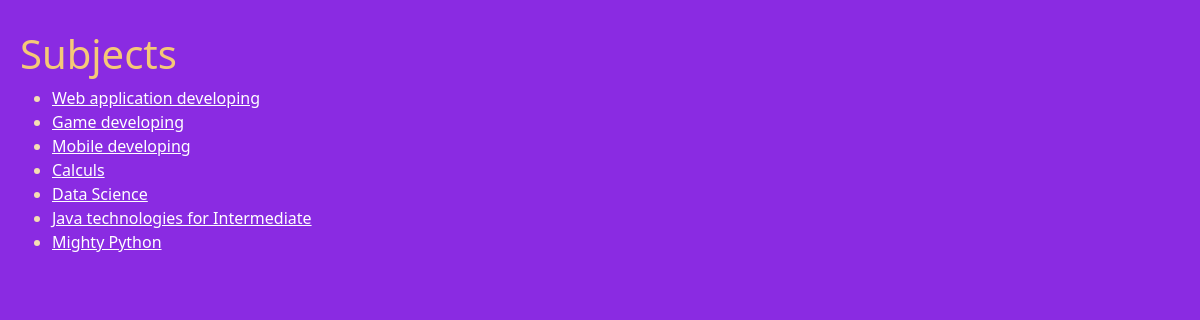
/courses/subject/, run on the app's committed database.
### courses/models.py (models this page shows)
class Subject(models.Model):
    name = models.CharField(max_length=200)
    specialities = models.ManyToManyField(Speciality)
    teachers = models.ManyToManyField(Teacher)
    number_of_pages = models.SmallIntegerField()
    def __str__(self):
        return self.name

### courses/views.py (the view)
# urls.py: path("courses/subject/", subject_list, name="subject-list"),
def subject_list(request):
    subjects = Subject.objects.all()
    if len(subjects) == 0:
        subjects = "0"
    return render(request, 'courses/subject.html', {
        "subjects": subjects
    })

### courses/templates/courses/subject.html (shortened to what this page needs)
<!DOCTYPE html>
<html lang="en">
<head>
    <link href="https://cdn.jsdelivr.net/npm/bootstrap@5.1.1/dist/css/bootstrap.min.css" rel="stylesheet">
    <link rel="stylesheet" href="/static/courses/main.css">
</head>
<body>
    {% if subjects != "0" %}
        <h1> Subjects </h1>
        <ul>
            {% for subject in subjects %}
                <li>
                    <a href="/courses/subject/{{subject.pk}}" class="text-white">
                    {{ subject }}
                    </a>
                </li>
            {% endfor %}
        </ul>
    {% else %}
        <h1> No Subjects </h1>
    {% endif %}
</body>
</html>

### courses/static/courses/main.css (style rules this page uses)
body { background-color: blueviolet; color:rgb(245, 201, 119); padding: 30px 20px; }
li { color: wheat; }

### data on the page
Subject: name "Web application developing"
Subject: name "Game developing"
Subject: name "Mobile developing"
Subject: name "Calculs"
Subject: name "Data Science"
Subject: name "Java technologies for Intermediate"
Subject: name "Mighty Python"
